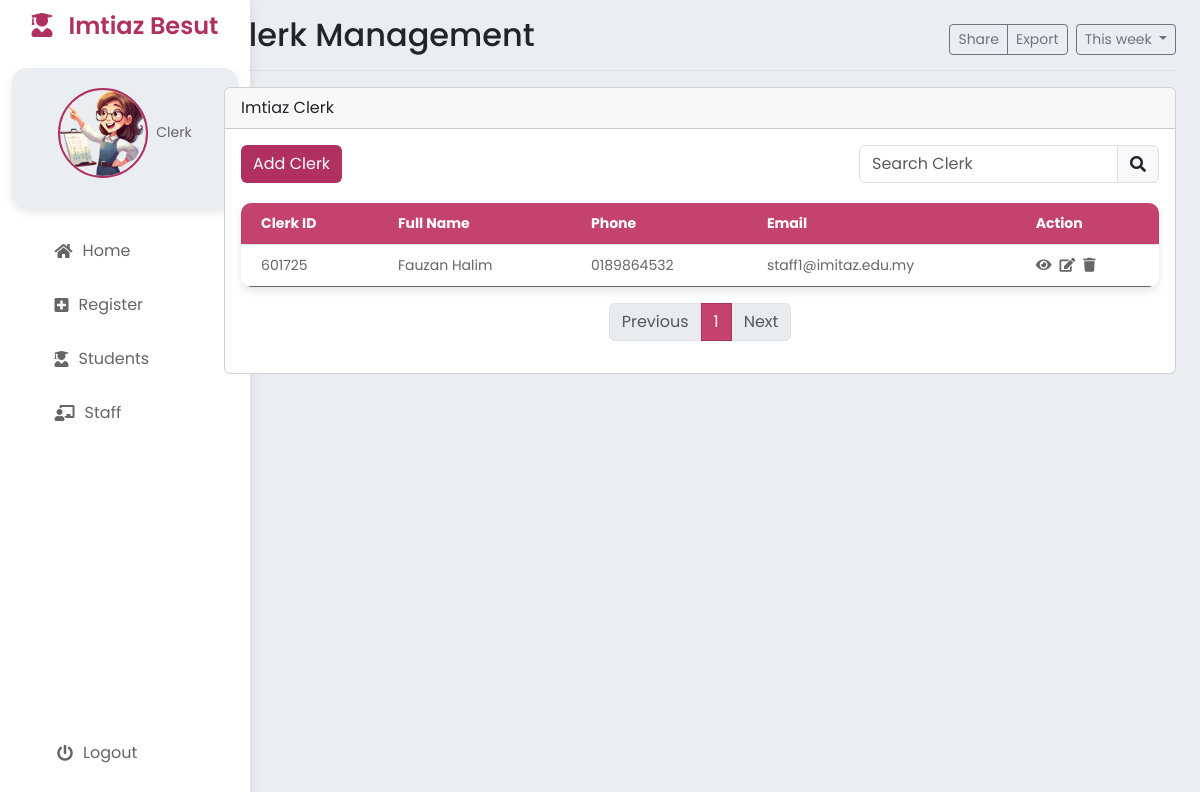
The page /StaffStaff.php on the database as committed earlier.
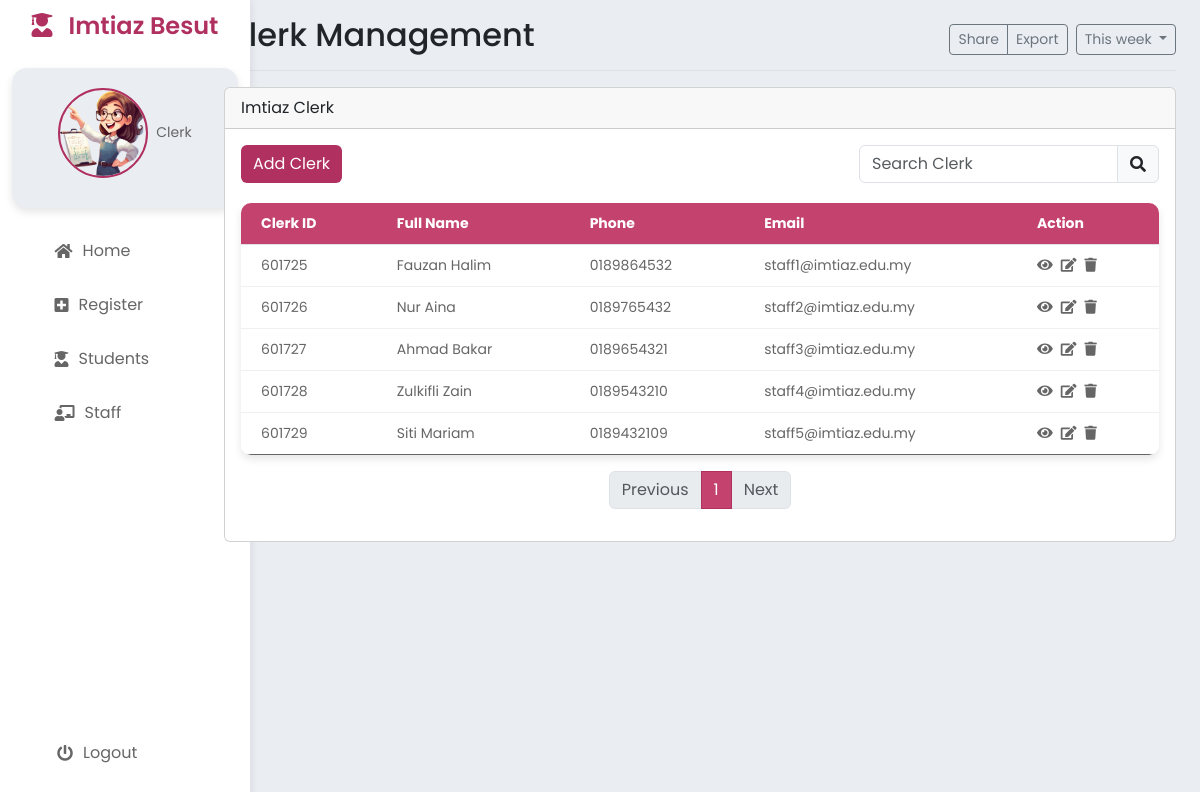
The same page on the database as committed later.
### tables this page shows
CREATE TABLE `clerk` (
  `clerkID` int NOT NULL AUTO_INCREMENT,
  `clerkName` varchar(50) NOT NULL,
  `clerkPhone` varchar(15) NOT NULL,
  `clerkEmail` varchar(30) DEFAULT NULL,
  `clerkPassword` varchar(30) NOT NULL,
  PRIMARY KEY (`clerkID`),
  UNIQUE KEY `clerkEmail` (`clerkEmail`)
);

### StaffStaff.php (the view, shortened to what this page needs)
<?php
include 'StaffHeader.php'; ?>
<div class="row">
    <div class="col-md-12">
        <div class="card mb-3">
            <div class="card-header">Imtiaz Clerk</div>
            <div class="card-body">
                <div class="d-flex justify-content-between mb-3">
                    <button type="button" class="btn btn-primary" data-bs-toggle="modal" data-bs-target="#addClerkModal">
                        Add Clerk
                    </button>
                    <div class="input-group" style="width: 300px;">
                        <input type="text" id="searchInput" class="form-control" placeholder="Search Clerk" onkeyup="searchClerks()">
                        <span class="input-group-text"><i class="fas fa-search"></i></span>
                    </div>
                </div>
                <table class="table" id="clerkTable">
                    <thead>
                        <tr>
                            <th>Clerk ID</th>
                            <th>Full Name</th>
                            <th>Phone</th>
                            <th>Email</th>
                            <th>Action</th>
                        </tr>
                    </thead>
                    <tbody>
                        <?php
                        include 'process/db.php';
                        $sql = "SELECT * FROM clerk";
                        $result = $conn->query($sql);
                        if ($result->num_rows > 0) {
                            while ($row = $result->fetch_assoc()) {
                                echo "<tr>";
                                echo "<td>" . $row["clerkID"] . "</td>";
                                echo "<td>" . $row["clerkName"] . "</td>";
                                echo "<td>" . $row["clerkPhone"] . "</td>";
                                echo "<td>" . $row["clerkEmail"] . "</td>";
                                echo "<td>";
                                echo "<a href='#' class='view ' data-id='" . $row["clerkID"] . "'><i class='fas fa-eye'></i></a>";
                                echo "<a href='#' class='edit ms-2' data-id='" . $row["clerkID"] . "'><i class='fas fa-edit'></i></a>";
                                echo "<a href='#' class='delete ms-2' data-id='" . $row["clerkID"] . "'><i class='fas fa-trash'></i></a>";
                                echo "</td>";
                                echo "</tr>";
                            }
                        } else {
                            echo "<tr><td colspan='5'>No results</td></tr>";
                        }
                        ?>
                    </tbody>
                </table>
                <nav aria-label="Page navigation example">
                    <ul class="pagination justify-content-center" id="pagination"></ul>
                </nav>
            </div>
        </div>
    </div>
</div>
</main>
</body>
</html>

Rows that differ between the two databases and show on the page:
changed clerk "Fauzan Halim": clerkEmail "staff1@imitaz.edu.my" → "staff1@imtiaz.edu.my"
added clerk: clerkID "601726", clerkName "Nur Aina", clerkPhone "0189765432", clerkEmail "staff2@imtiaz.edu.my"
added clerk: clerkID "601727", clerkName "Ahmad Bakar", clerkPhone "0189654321", clerkEmail "staff3@imtiaz.edu.my"
added clerk: clerkID "601728", clerkName "Zulkifli Zain", clerkPhone "0189543210", clerkEmail "staff4@imtiaz.edu.my"
added clerk: clerkID "601729", clerkName "Siti Mariam", clerkPhone "0189432109", clerkEmail "staff5@imtiaz.edu.my"
